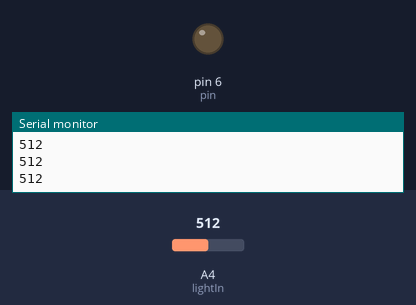
Simulated run of this sketch. Board: Arduino Uno, built with avr-gcc and run on an emulated ATmega328P. Parts: output pins drawn as LEDs (lit = HIGH), the last lines printed to the serial monitor. Inputs (shaded band) come from the test bench; at power-on: A4 (lightIn) = 512.

Above: at 1.2 s.
1.3 s: A4 (lightIn) set to 122
At 1.8 s:
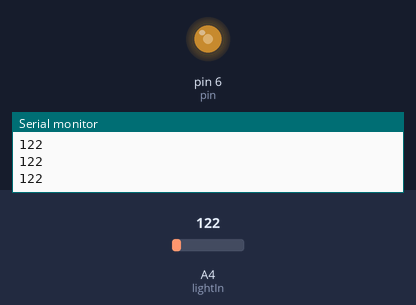
4.3 s: A4 (lightIn) set to 198
7.3 s: A4 (lightIn) set to 227
At 8.4 s:
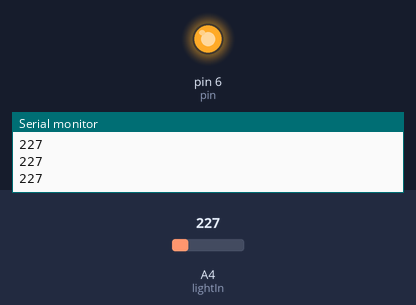
Timing chart, 0 to 16.3 s (numbered marks = the images above; inputs shaded):
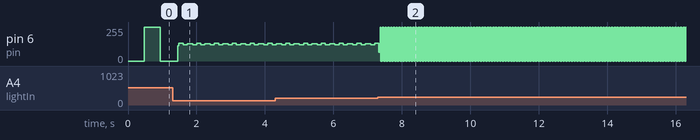

The sketch:

pulse.ino
```cpp
int pin = 6;
int light;
int lightIn = 4;
int state = LOW;

void setup() {
  // put your setup code here, to run once:
  Serial.begin(9600);
  pinMode(pin,OUTPUT);
}

void loop() {
  // put your main code here, to run repeatedly:
  light = analogRead(lightIn);
  int tempo = (int)(light-200)*1.5;
  tempo = tempo < 0 ? 0 : tempo;
  Serial.println(light);
  digitalWrite(pin,state);
  state = !state;
  delay(tempo);
}
```

Measured:
- the behaviour switches between 209 and 210 on A4 (lightIn) (found by bisection; images 1 and 2)
- by itself, pin 6 (pin): repeats every 0.06 s: 255/255 0.02 s, 0/255 0.04 s
